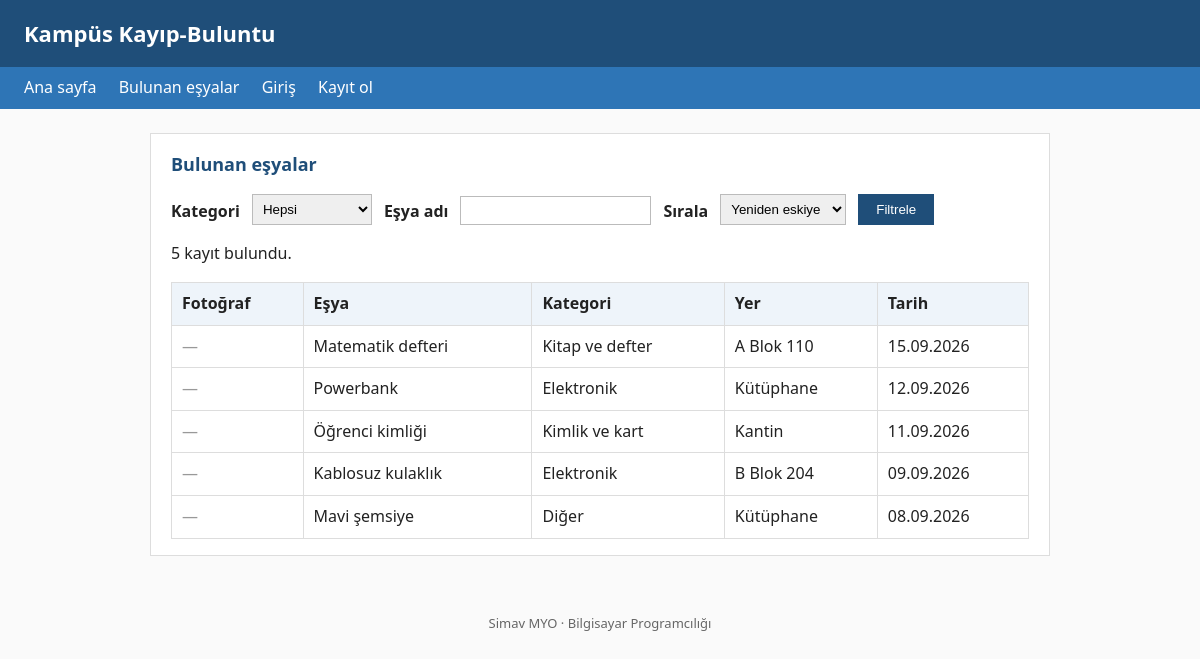
Page /esyalar.php on the committed database.
### tables this page shows
CREATE TABLE esya (
  esya_id      INT AUTO_INCREMENT PRIMARY KEY,
  ad           VARCHAR(100) NOT NULL,
  aciklama     TEXT,
  yer          VARCHAR(60)  NOT NULL,
  bulunma_tarihi DATE       NOT NULL,
  durum        ENUM('depoda','teslim_edildi') NOT NULL DEFAULT 'depoda',
  fotograf     VARCHAR(255) NULL,           
  kategori_id  INT NOT NULL,
  bulan_id     INT NOT NULL,
  CONSTRAINT fk_esya_kategori FOREIGN KEY (kategori_id) REFERENCES kategori(kategori_id),
  CONSTRAINT fk_esya_bulan    FOREIGN KEY (bulan_id)    REFERENCES kullanici(kullanici_id)
);

CREATE TABLE kategori (
  kategori_id  INT AUTO_INCREMENT PRIMARY KEY,
  ad           VARCHAR(50) NOT NULL UNIQUE
);

### ayar.php (called while the page is built, shortened)
<?php
function yaz(?string $metin): string
{
    return htmlspecialchars($metin ?? '', ENT_QUOTES, 'UTF-8');
}

### esyalar.php (the view, shortened to what this page needs)
<?php
require 'ayar.php';
$aranan           = trim($_GET['ara'] ?? '');
$siralama         = $_GET['sirala'] ?? 'yeni';
$siralamalar = [
    'yeni' => ['Yeniden eskiye', 'e.bulunma_tarihi DESC'],
    'eski' => ['Eskiden yeniye', 'e.bulunma_tarihi ASC'],
    'ad'   => ['Ada göre (A–Z)', 'e.ad ASC'],
];
$sql = "SELECT e.esya_id, e.ad, e.yer, e.bulunma_tarihi, e.fotograf, e.bulan_id,
               k.ad AS kategori
        FROM esya e
        JOIN kategori k ON k.kategori_id = e.kategori_id
        WHERE e.durum = 'depoda'";
$parametreler = [];
$sql .= " ORDER BY " . $siralamalar[$siralama][1];
$sorgu = $db->prepare($sql);
$sorgu->execute($parametreler);
$esyalar = $sorgu->fetchAll();
require 'baslik.php';
?>
<section>
  <h2>Bulunan eşyalar</h2>
  <form method="get" class="filtre">
    <label for="kategori_id">Kategori</label>
    <select name="kategori_id" id="kategori_id">
      <option value="">Hepsi</option>
    </select>
    <label for="ara">Eşya adı</label>
    <input type="text" name="ara" id="ara" value="<?= yaz($aranan) ?>">
    <label for="sirala">Sırala</label>
    <select name="sirala" id="sirala">
      <?php foreach ($siralamalar as $anahtar => [$etiket]): ?>
        <option value="<?= yaz($anahtar) ?>"
          <?= $siralama === $anahtar ? 'selected' : '' ?>><?= yaz($etiket) ?></option>
      <?php endforeach; ?>
    </select>
    <button type="submit">Filtrele</button>
  </form>
  <p><?= count($esyalar) ?> kayıt bulundu.</p>
  <table>
    <thead>
      <tr>
        <th>Fotoğraf</th><th>Eşya</th><th>Kategori</th><th>Yer</th><th>Tarih</th>
      </tr>
    </thead>
    <tbody>
      <?php foreach ($esyalar as $esya): ?>
      <tr>
        <td>
          <?php if ($esya['fotograf']): ?>
            <img src="yuklemeler/<?= yaz($esya['fotograf']) ?>" alt="" class="kucuk">
          <?php else: ?>
            <span class="yok">—</span>
          <?php endif; ?>
        </td>
        <td><?= yaz($esya['ad']) ?></td>
        <td><?= yaz($esya['kategori']) ?></td>
        <td><?= yaz($esya['yer']) ?></td>
        <td><?= date('d.m.Y', strtotime($esya['bulunma_tarihi'])) ?></td>
      </tr>
      <?php endforeach; ?>
    </tbody>
  </table>
</section>
<?php require 'altbilgi.php'; ?>

### stil.css (style rules this page uses)
body { font-family: system-ui, Arial, sans-serif; line-height: 1.6; margin: 0; color: #222; background: #fafafa; }
section { background: #fff; border: 1px solid #ddd; padding: 16px 20px; margin-bottom: 20px; }
h2 { margin-top: 0; font-size: 18px; color: #1f4e79; }
table { border-collapse: collapse; width: 100%; }
th, td { border: 1px solid #ddd; padding: 8px 10px; text-align: left; }
th { background: #eef4fa; }
label { display: block; margin-top: 12px; font-weight: bold; }
input, select, textarea { width: 100%; max-width: 420px; padding: 6px; border: 1px solid #bbb; }
button { margin-top: 16px; padding: 8px 18px; background: #1f4e79; color: #fff; border: 0; cursor: pointer; }
.filtre { display: flex; gap: 12px; align-items: flex-end; flex-wrap: wrap; }
.filtre label { margin-top: 0; }
.filtre input, .filtre select { width: auto; }
.filtre button { margin-top: 0; }
.yok { color: #999; }

### rows in the picture
esya: ad "Matematik defteri", kategori.ad "Kitap ve defter", yer "A Blok 110", bulunma_tarihi "15.09.2026"
esya: ad "Powerbank", kategori.ad "Elektronik", yer "Kütüphane", bulunma_tarihi "12.09.2026"
esya: ad "Öğrenci kimliği", kategori.ad "Kimlik ve kart", yer "Kantin", bulunma_tarihi "11.09.2026"
esya: ad "Kablosuz kulaklık", kategori.ad "Elektronik", yer "B Blok 204", bulunma_tarihi "09.09.2026"
esya: ad "Mavi şemsiye", kategori.ad "Diğer", yer "Kütüphane", bulunma_tarihi "08.09.2026"

### other values in the picture
count($esyalar) "5"
form field sirala "Yeniden eskiye"
